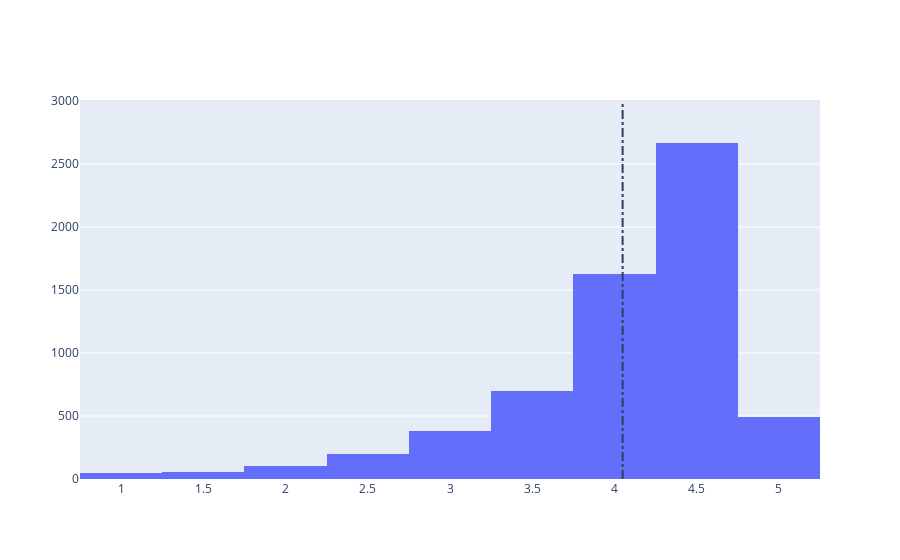

The cell this chart's notebook holds for it:
### Code cell
import plotly
plotly.offline.init_notebook_mode(connected=True)
import plotly.graph_objs as go

# Distribution of apps with respect to ratings
fig = [go.Histogram(
        x = positive_ratings['user_rating'],
        nbinsx = 10
)]

# # Vertical dashed line to indicate mean app rating value
layout = {'shapes': [{
                'type' : 'line',
                'x0' : avg_app_rating,
                'y0' : 0,
                'x1' : avg_app_rating,
                'y1' : 3000,
                'line' : { 'dash' : 'dashdot'}
}]  
}

plotly.offline.iplot({'data':fig, 'layout': layout})

### Figure 1 — Plotly figure (JSON) as saved in the notebook; plotly's stock layout.template omitted (floating-point values rounded to 4 significant figures; data arrays with more than 128 entries replaced by an {"elided": "..."} marker saying what was removed)
{"data": [{"nbinsx": 10, "type": "histogram", "x": {"elided": "6268 float values"}}], "layout": {"shapes": [{"line": {"dash": "dashdot"}, "type": "line", "x0": 4.05, "x1": 4.05, "y0": 0, "y1": 3000}]}}
